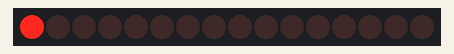
Simulated run of this sketch. Board: Arduino Uno, built with avr-gcc and run on an emulated ATmega328P. Parts: 16 shift-register outputs drawn as a row of LEDs (first output left, lit = HIGH). Wiring (inferred from the names in the program): 2 × shift register (74HC595): data pin 13; shift clock pin 11; latch pin 12. Wiring (inferred from the signals the program sends): row of LEDs: on Q0, Q1, Q2, Q3, Q4, Q5, Q6, Q7, Q8, Q9, Q10, Q11, Q12, Q13, Q14, Q15.

Above: at 0.1 s.
At 4.6 s:
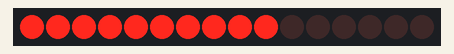
At 9.6 s:
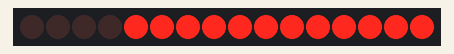
At 19.6 s:
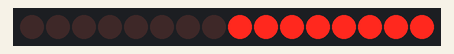
At 29.1 s:
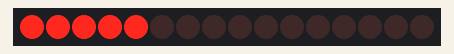
At 39.1 s:
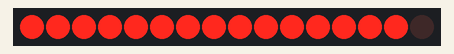
Timing chart, 0 to 40.0 s (numbered marks = the images above):
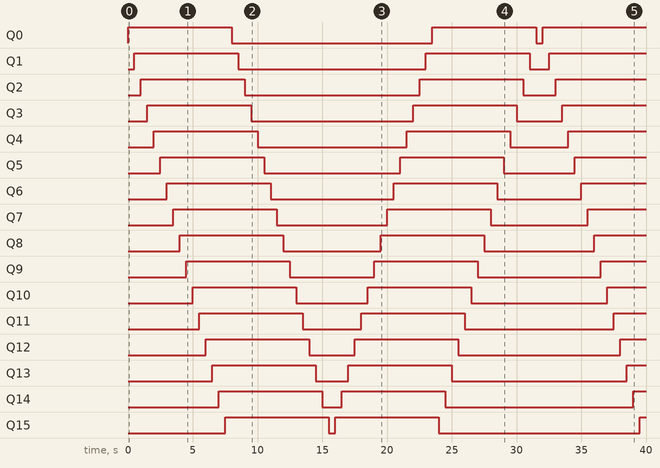

Measured:
- by itself, Q0: goes HIGH 8.0 s, LOW 15.5 s, HIGH 8.0 s, LOW 0.50 s, then HIGH
- by itself, Q1: goes HIGH 8.0 s, LOW 14.5 s, HIGH 8.0 s, LOW 1.5 s, then HIGH
- by itself, Q2: goes HIGH 8.0 s, LOW 13.5 s, HIGH 8.0 s, LOW 2.5 s, then HIGH
- by itself, Q3: goes HIGH 8.0 s, LOW 12.5 s, HIGH 8.0 s, LOW 3.5 s, then HIGH
- by itself, Q4: goes HIGH 8.0 s, LOW 11.5 s, HIGH 8.0 s, LOW 4.5 s, then HIGH
- by itself, Q5: goes HIGH 8.0 s, LOW 10.5 s, HIGH 8.0 s, LOW 5.5 s, then HIGH
- by itself, Q6: goes HIGH 8.0 s, LOW 9.5 s, HIGH 8.0 s, LOW 6.5 s, then HIGH
- by itself, Q7, Q8: alternates HIGH for 8.0 s and LOW for 8.0 s

The sketch:

led16.ino
```cpp
int latchPin = 12;
//chân SH_CP của 74HC595
int clockPin = 11;
//Chân DS của 74HC595
int dataPin = 13;

//Trạng thái của LED, hay chính là byte mà ta sẽ gửi qua shiftOut
const int HC595_COUNT = 2;//Nếu bạn dùng nhiều hơn thì thay bằng một số lớn hơn 2.
byte ledStatus[HC595_COUNT]= {0};
int t=500;
void setup() {
  //Bạn BUỘC PHẢI pinMode các chân này là OUTPUT
  pinMode(latchPin, OUTPUT);
  pinMode(clockPin, OUTPUT);
  pinMode(dataPin, OUTPUT);
}
//---------------------------------------------------------
void fillValueToArray(byte value) {
  for (int i = 0;i < HC595_COUNT; i += 1) {
    ledStatus[i] = value;
  }
}
//--------------------Vòng lặp đèn sáng từ trái sang phải-------------------------------------
void TshiftOutHC595(int dataPin, int clockPin, byte ledStatus[]) {
  digitalWrite(latchPin, LOW);

  for (int i = 0; i < HC595_COUNT; i++) {
    shiftOut(dataPin,clockPin,MSBFIRST,ledStatus[i]);
  }

  digitalWrite(latchPin, HIGH);
}
//-------------------Vòng lặp đèn sáng từ phải sang trái--------------------------------------
void PshiftOutHC595(int dataPin, int clockPin, byte ledStatus[]) {
  digitalWrite(latchPin, LOW);

  for (int i = 0; i < HC595_COUNT; i++) {
    shiftOut(dataPin,clockPin,LSBFIRST,ledStatus[i]);
  }

  digitalWrite(latchPin, HIGH);
}
//---------------------------------------------------------
void loop() {
  {
    fillValueToArray(0);
  //Bật tuần tự
  for (int i = HC595_COUNT - 1; i >= 0 ; i--) {
    for (byte j=0;j<8;j++) {
      ledStatus[i] = (ledStatus[i] << 1) | 1;
      TshiftOutHC595(dataPin,clockPin,ledStatus);
      delay(t);
    }
  }

  //Tắt tuần tự
  for (int i = HC595_COUNT - 1; i >= 0 ; i--) {
    for (byte j=0;j<8;j++) {
      ledStatus[i] = (ledStatus[i] << 1);
      TshiftOutHC595(dataPin,clockPin,ledStatus);
      delay(t);
    }
  }
  }
  //---------------------------------------------------------
  //Từ phải sang trái (15 -> 0 :: D16 -> D1)
 {
  fillValueToArray(0);
  //Bật tuần tự
  for (int i = 0; i < HC595_COUNT; i++) {
    for (byte j=0;j<8;j++) {
      ledStatus[i] = (ledStatus[i] << 1) | 1;
      PshiftOutHC595(dataPin,clockPin,ledStatus);
      delay(t);
    }
  }

  //Tắt tuần tự
  for (int i = 0; i < HC595_COUNT; i++) {
    for (byte j=0;j<8;j++) {
      ledStatus[i] = (ledStatus[i] << 1);
      PshiftOutHC595(dataPin,clockPin,ledStatus);
      delay(t);
    }
  }
 }
}
```
